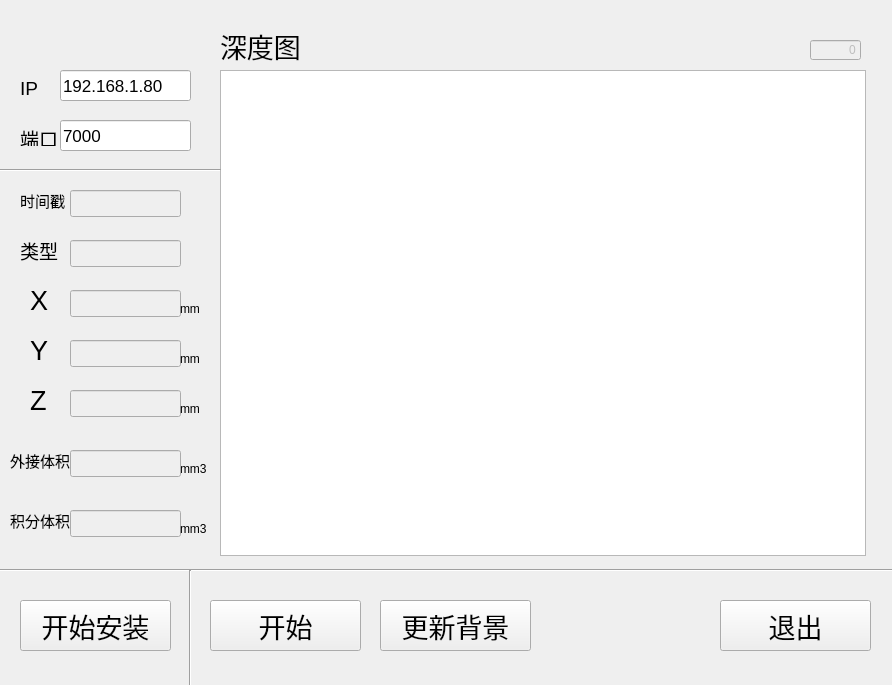
<?xml version="1.0" encoding="UTF-8"?>
<ui version="4.0">
 <class>Dialog</class>
 <widget class="QDialog" name="Dialog">
  <property name="geometry">
   <rect>
    <x>0</x>
    <y>0</y>
    <width>892</width>
    <height>685</height>
   </rect>
  </property>
  <property name="windowTitle">
   <string>图漾科技 - 未连接</string>
  </property>
  <widget class="QGraphicsView" name="graphicsView_Depth">
   <property name="geometry">
    <rect>
     <x>220</x>
     <y>70</y>
     <width>646</width>
     <height>486</height>
    </rect>
   </property>
  </widget>
  <widget class="QLabel" name="label_depth_2">
   <property name="geometry">
    <rect>
     <x>220</x>
     <y>30</y>
     <width>91</width>
     <height>31</height>
    </rect>
   </property>
   <property name="font">
    <font>
     <pointsize>20</pointsize>
    </font>
   </property>
   <property name="text">
    <string>深度图</string>
   </property>
  </widget>
  <widget class="QLabel" name="label_depth_3">
   <property name="geometry">
    <rect>
     <x>30</x>
     <y>290</y>
     <width>21</width>
     <height>21</height>
    </rect>
   </property>
   <property name="font">
    <font>
     <pointsize>20</pointsize>
    </font>
   </property>
   <property name="text">
    <string>X</string>
   </property>
  </widget>
  <widget class="QLabel" name="label_depth_4">
   <property name="geometry">
    <rect>
     <x>30</x>
     <y>340</y>
     <width>61</width>
     <height>21</height>
    </rect>
   </property>
   <property name="font">
    <font>
     <pointsize>20</pointsize>
    </font>
   </property>
   <property name="text">
    <string>Y</string>
   </property>
  </widget>
  <widget class="QLabel" name="label_depth_5">
   <property name="geometry">
    <rect>
     <x>30</x>
     <y>390</y>
     <width>61</width>
     <height>21</height>
    </rect>
   </property>
   <property name="font">
    <font>
     <pointsize>20</pointsize>
    </font>
   </property>
   <property name="text">
    <string>Z</string>
   </property>
  </widget>
  <widget class="QPushButton" name="pushButton_Measure">
   <property name="enabled">
    <bool>false</bool>
   </property>
   <property name="geometry">
    <rect>
     <x>710</x>
     <y>500</y>
     <width>151</width>
     <height>51</height>
    </rect>
   </property>
   <property name="font">
    <font>
     <pointsize>20</pointsize>
    </font>
   </property>
   <property name="text">
    <string>检测</string>
   </property>
   <property name="flat">
    <bool>false</bool>
   </property>
  </widget>
  <widget class="QPushButton" name="pushButton_Exit">
   <property name="geometry">
    <rect>
     <x>720</x>
     <y>600</y>
     <width>151</width>
     <height>51</height>
    </rect>
   </property>
   <property name="font">
    <font>
     <pointsize>20</pointsize>
    </font>
   </property>
   <property name="text">
    <string>退出</string>
   </property>
  </widget>
  <widget class="QLineEdit" name="lineEdit_Frames">
   <property name="enabled">
    <bool>false</bool>
   </property>
   <property name="geometry">
    <rect>
     <x>810</x>
     <y>40</y>
     <width>51</width>
     <height>20</height>
    </rect>
   </property>
   <property name="mouseTracking">
    <bool>false</bool>
   </property>
   <property name="focusPolicy">
    <enum>Qt::NoFocus</enum>
   </property>
   <property name="layoutDirection">
    <enum>Qt::LeftToRight</enum>
   </property>
   <property name="text">
    <string>0</string>
   </property>
   <property name="alignment">
    <set>Qt::AlignRight|Qt::AlignTrailing|Qt::AlignVCenter</set>
   </property>
   <property name="readOnly">
    <bool>true</bool>
   </property>
  </widget>
  <widget class="QLineEdit" name="lineEdit_X">
   <property name="enabled">
    <bool>false</bool>
   </property>
   <property name="geometry">
    <rect>
     <x>70</x>
     <y>290</y>
     <width>111</width>
     <height>27</height>
    </rect>
   </property>
  </widget>
  <widget class="QLineEdit" name="lineEdit_Y">
   <property name="enabled">
    <bool>false</bool>
   </property>
   <property name="geometry">
    <rect>
     <x>70</x>
     <y>340</y>
     <width>111</width>
     <height>27</height>
    </rect>
   </property>
  </widget>
  <widget class="QLineEdit" name="lineEdit_Z">
   <property name="enabled">
    <bool>false</bool>
   </property>
   <property name="geometry">
    <rect>
     <x>70</x>
     <y>390</y>
     <width>111</width>
     <height>27</height>
    </rect>
   </property>
  </widget>
  <widget class="QLabel" name="label">
   <property name="geometry">
    <rect>
     <x>180</x>
     <y>300</y>
     <width>31</width>
     <height>17</height>
    </rect>
   </property>
   <property name="text">
    <string>mm</string>
   </property>
  </widget>
  <widget class="QLabel" name="label_2">
   <property name="geometry">
    <rect>
     <x>180</x>
     <y>350</y>
     <width>31</width>
     <height>17</height>
    </rect>
   </property>
   <property name="text">
    <string>mm</string>
   </property>
  </widget>
  <widget class="QPushButton" name="pushButton_Install">
   <property name="geometry">
    <rect>
     <x>20</x>
     <y>600</y>
     <width>151</width>
     <height>51</height>
    </rect>
   </property>
   <property name="font">
    <font>
     <pointsize>20</pointsize>
    </font>
   </property>
   <property name="text">
    <string>开始安装</string>
   </property>
  </widget>
  <widget class="QLabel" name="label_3">
   <property name="geometry">
    <rect>
     <x>180</x>
     <y>400</y>
     <width>31</width>
     <height>17</height>
    </rect>
   </property>
   <property name="text">
    <string>mm</string>
   </property>
  </widget>
  <widget class="QPushButton" name="pushButton_UpdateBg">
   <property name="geometry">
    <rect>
     <x>380</x>
     <y>600</y>
     <width>151</width>
     <height>51</height>
    </rect>
   </property>
   <property name="font">
    <font>
     <pointsize>20</pointsize>
    </font>
   </property>
   <property name="text">
    <string>更新背景</string>
   </property>
  </widget>
  <widget class="QPushButton" name="pushButton_Start">
   <property name="geometry">
    <rect>
     <x>210</x>
     <y>600</y>
     <width>151</width>
     <height>51</height>
    </rect>
   </property>
   <property name="font">
    <font>
     <pointsize>20</pointsize>
    </font>
   </property>
   <property name="text">
    <string>开始</string>
   </property>
  </widget>
  <widget class="Line" name="line_3">
   <property name="geometry">
    <rect>
     <x>0</x>
     <y>560</y>
     <width>901</width>
     <height>20</height>
    </rect>
   </property>
   <property name="orientation">
    <enum>Qt::Horizontal</enum>
   </property>
  </widget>
  <widget class="QLabel" name="label_4">
   <property name="geometry">
    <rect>
     <x>20</x>
     <y>80</y>
     <width>31</width>
     <height>16</height>
    </rect>
   </property>
   <property name="font">
    <font>
     <pointsize>14</pointsize>
    </font>
   </property>
   <property name="text">
    <string>IP</string>
   </property>
  </widget>
  <widget class="QLineEdit" name="lineEdit_IP">
   <property name="geometry">
    <rect>
     <x>60</x>
     <y>70</y>
     <width>131</width>
     <height>31</height>
    </rect>
   </property>
   <property name="font">
    <font>
     <pointsize>13</pointsize>
    </font>
   </property>
   <property name="text">
    <string>192.168.1.80</string>
   </property>
  </widget>
  <widget class="QLineEdit" name="lineEdit_Port">
   <property name="geometry">
    <rect>
     <x>60</x>
     <y>120</y>
     <width>131</width>
     <height>31</height>
    </rect>
   </property>
   <property name="font">
    <font>
     <pointsize>13</pointsize>
    </font>
   </property>
   <property name="text">
    <string>7000</string>
   </property>
  </widget>
  <widget class="QLabel" name="label_5">
   <property name="geometry">
    <rect>
     <x>20</x>
     <y>130</y>
     <width>41</width>
     <height>16</height>
    </rect>
   </property>
   <property name="font">
    <font>
     <pointsize>14</pointsize>
    </font>
   </property>
   <property name="text">
    <string>端口</string>
   </property>
  </widget>
  <widget class="QLabel" name="label_6">
   <property name="geometry">
    <rect>
     <x>180</x>
     <y>460</y>
     <width>41</width>
     <height>17</height>
    </rect>
   </property>
   <property name="text">
    <string>mm3</string>
   </property>
  </widget>
  <widget class="QLabel" name="label_depth_6">
   <property name="geometry">
    <rect>
     <x>10</x>
     <y>450</y>
     <width>81</width>
     <height>21</height>
    </rect>
   </property>
   <property name="font">
    <font>
     <pointsize>11</pointsize>
    </font>
   </property>
   <property name="text">
    <string>外接体积</string>
   </property>
  </widget>
  <widget class="QLineEdit" name="lineEdit_Boundingvol">
   <property name="enabled">
    <bool>false</bool>
   </property>
   <property name="geometry">
    <rect>
     <x>70</x>
     <y>450</y>
     <width>111</width>
     <height>27</height>
    </rect>
   </property>
  </widget>
  <widget class="QLineEdit" name="lineEdit_IntegeralVol">
   <property name="enabled">
    <bool>false</bool>
   </property>
   <property name="geometry">
    <rect>
     <x>70</x>
     <y>510</y>
     <width>111</width>
     <height>27</height>
    </rect>
   </property>
  </widget>
  <widget class="QLabel" name="label_7">
   <property name="geometry">
    <rect>
     <x>180</x>
     <y>520</y>
     <width>41</width>
     <height>17</height>
    </rect>
   </property>
   <property name="text">
    <string>mm3</string>
   </property>
  </widget>
  <widget class="QLabel" name="label_depth_7">
   <property name="geometry">
    <rect>
     <x>10</x>
     <y>510</y>
     <width>81</width>
     <height>21</height>
    </rect>
   </property>
   <property name="font">
    <font>
     <pointsize>11</pointsize>
    </font>
   </property>
   <property name="text">
    <string>积分体积</string>
   </property>
  </widget>
  <widget class="Line" name="line_4">
   <property name="geometry">
    <rect>
     <x>0</x>
     <y>160</y>
     <width>221</width>
     <height>20</height>
    </rect>
   </property>
   <property name="orientation">
    <enum>Qt::Horizontal</enum>
   </property>
  </widget>
  <widget class="Line" name="line">
   <property name="geometry">
    <rect>
     <x>180</x>
     <y>570</y>
     <width>21</width>
     <height>121</height>
    </rect>
   </property>
   <property name="orientation">
    <enum>Qt::Vertical</enum>
   </property>
  </widget>
  <widget class="QLabel" name="label_depth_8">
   <property name="geometry">
    <rect>
     <x>20</x>
     <y>190</y>
     <width>51</width>
     <height>21</height>
    </rect>
   </property>
   <property name="font">
    <font>
     <pointsize>11</pointsize>
    </font>
   </property>
   <property name="text">
    <string>时间戳</string>
   </property>
  </widget>
  <widget class="QLineEdit" name="lineEdit_Timestamp">
   <property name="enabled">
    <bool>false</bool>
   </property>
   <property name="geometry">
    <rect>
     <x>70</x>
     <y>190</y>
     <width>111</width>
     <height>27</height>
    </rect>
   </property>
  </widget>
  <widget class="QLineEdit" name="lineEdit_Type">
   <property name="enabled">
    <bool>false</bool>
   </property>
   <property name="geometry">
    <rect>
     <x>70</x>
     <y>240</y>
     <width>111</width>
     <height>27</height>
    </rect>
   </property>
  </widget>
  <widget class="QLabel" name="label_depth_9">
   <property name="geometry">
    <rect>
     <x>20</x>
     <y>240</y>
     <width>51</width>
     <height>21</height>
    </rect>
   </property>
   <property name="font">
    <font>
     <pointsize>14</pointsize>
    </font>
   </property>
   <property name="text">
    <string>类型</string>
   </property>
  </widget>
  <zorder>pushButton_Measure</zorder>
  <zorder>graphicsView_Depth</zorder>
  <zorder>label_depth_2</zorder>
  <zorder>label_depth_3</zorder>
  <zorder>label_depth_4</zorder>
  <zorder>label_depth_5</zorder>
  <zorder>pushButton_Exit</zorder>
  <zorder>lineEdit_Frames</zorder>
  <zorder>lineEdit_X</zorder>
  <zorder>lineEdit_Y</zorder>
  <zorder>lineEdit_Z</zorder>
  <zorder>label</zorder>
  <zorder>label_2</zorder>
  <zorder>pushButton_Install</zorder>
  <zorder>label_3</zorder>
  <zorder>pushButton_UpdateBg</zorder>
  <zorder>pushButton_Start</zorder>
  <zorder>line_3</zorder>
  <zorder>label_4</zorder>
  <zorder>lineEdit_IP</zorder>
  <zorder>lineEdit_Port</zorder>
  <zorder>label_5</zorder>
  <zorder>label_6</zorder>
  <zorder>label_depth_6</zorder>
  <zorder>lineEdit_Boundingvol</zorder>
  <zorder>lineEdit_IntegeralVol</zorder>
  <zorder>label_7</zorder>
  <zorder>label_depth_7</zorder>
  <zorder>line_4</zorder>
  <zorder>line</zorder>
  <zorder>label_depth_8</zorder>
  <zorder>lineEdit_Timestamp</zorder>
  <zorder>lineEdit_Type</zorder>
  <zorder>label_depth_9</zorder>
 </widget>
 <layoutdefault spacing="6" margin="11"/>
 <resources/>
 <connections/>
</ui>
